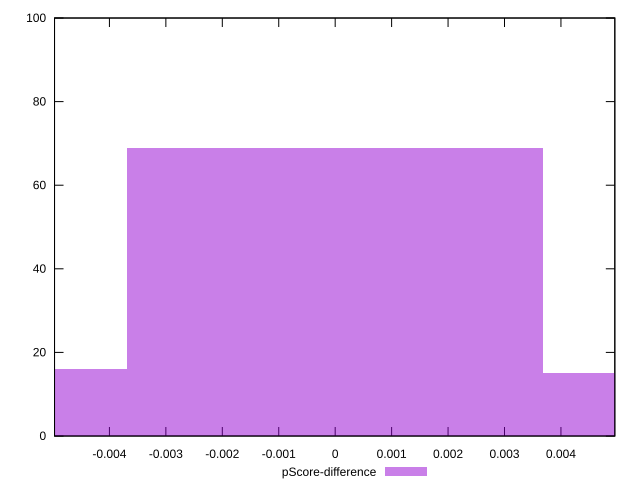

gnuplot code for this plot:
reset

$pScoreDifference <<EOF
0 69
-0.007379975440894796 16
0.007379975440894796 15
EOF

set key outside below
set boxwidth 0.007379975440894796
set xrange [-0.004972477078379417:0.0049546128609979645]
set yrange [0:100]
set trange [0:100]
set style fill transparent solid 0.5 noborder
set terminal svg size 640, 490 enhanced background rgb 'white'
set output "reports/report_00033_2021-03-01T14-23-16.841Z/first-meaningful-paint/samples/astro-inner/pScore-difference/histogram.svg"

plot $pScoreDifference title "pScore-difference" with boxes

reset
